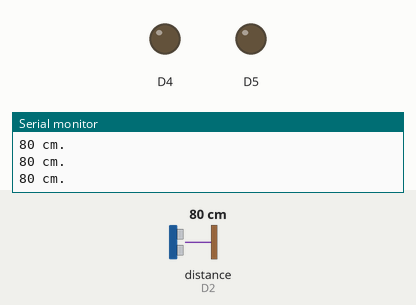
A sketch run on a simulated ESP8266 (NodeMCU). Parts: output pins drawn as LEDs (lit = HIGH), the last lines printed to the serial monitor. Wiring (inferred from the names in the program): ultrasonic range finder: trigger D1; echo D2. The inputs (shaded band) are chosen by the test bench; at power-on: distance to the obstacle (sensor on D2) 80 cm. The echo pulse lasts 58.3 µs per cm; pins used as bus, display or sensor lines are not drawn.

Above: at 1.2 s.
1.3 s: distance to the obstacle (sensor on D2) set to 22 cm
3.0 s: distance to the obstacle (sensor on D2) set to 18 cm
At 4.3 s:
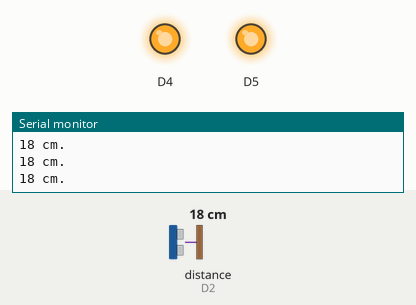
4.8 s: distance to the obstacle (sensor on D2) set to 35 cm
At 6.0 s:
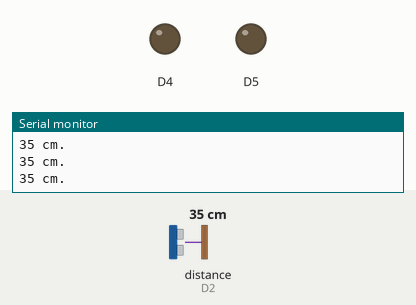
6.6 s: distance to the obstacle (sensor on D2) set to 2 cm
At 7.9 s:
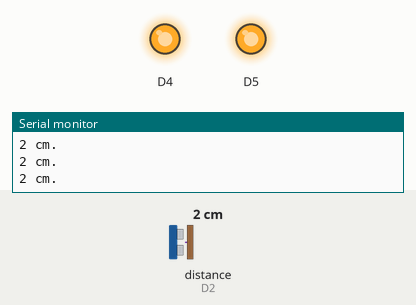
Timing chart, 0 to 9.4 s (numbered marks = the images above; inputs shaded):
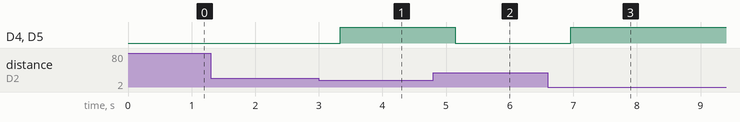

The sketch:

week4.ino
```cpp
int pingTrig = D1;
int pinEcho = D2;
void setup() {
  Serial.begin(9600);
  pinMode(pingTrig, OUTPUT);
  pinMode(pinEcho, INPUT);
  pinMode(D4, OUTPUT);
  pinMode(D5, OUTPUT);
}
void loop() {
  long duration, cm;
  digitalWrite(pingTrig, LOW);
  delayMicroseconds(2);
  digitalWrite(pingTrig, HIGH);
  delayMicroseconds(5);
  digitalWrite(pingTrig, LOW);
  duration = pulseIn(pinEcho, HIGH);
  cm = microsecondsToCentimeters(duration);
  Serial.println(String(cm) + " cm.");
  delay(300);
  if (cm < 20) {
    digitalWrite(D4, HIGH);
    digitalWrite(D5, HIGH);
  } else {
    digitalWrite(D4, LOW);
    digitalWrite(D5, LOW);
  }
}
long microsecondsToCentimeters(long microseconds) {
  return microseconds / 29 / 2;
}
```

Measured:
- the behaviour switches between 20 and 19 cm on distance to the obstacle (sensor on D2) (found by bisection; images 0 and 1)
- after the input at 3.0 s, D4, D5: LOW → HIGH after 0.34 s
- after the input at 4.8 s, D4, D5: HIGH → LOW after 0.35 s
- after the input at 6.6 s, D4, D5: LOW → HIGH after 0.36 s
